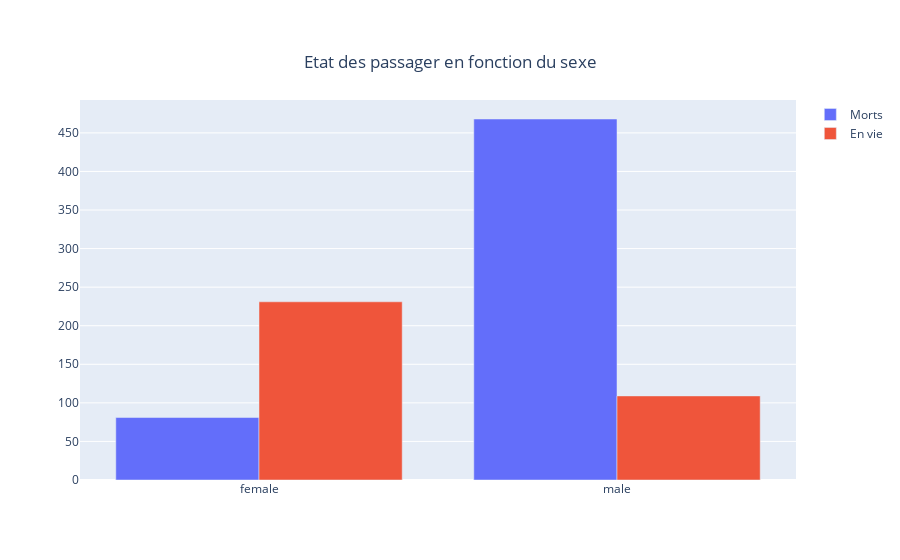

The notebook cell saved with this chart:
### Code cell
labels1 = train.Sex[train.Survived == 0].groupby(train.Sex).count().index
labels2 = train.Sex[train.Survived == 1].groupby(train.Sex).count().index
values1 = train.Sex[train.Survived == 0].groupby(train.Sex).count().values
values2 = train.Sex[train.Survived == 1].groupby(train.Sex).count().values

fig1 = go.Figure(data=[
    go.Bar(name='Morts', x=labels1, y=values1),
    go.Bar(name='En vie', x=labels2, y=values2)
])

title = "Etat des passager en fonction du sexe"
# Change the bar mode
fig1.update_layout(title={'text' : title, 'y':0.9, 'x':0.5, 'xanchor': 'center', 'yanchor': 'top'}, barmode='group')
fig1.show()

### Figure 1 — Plotly figure (JSON) as saved in the notebook; plotly's stock layout.template omitted (floating-point values rounded to 4 significant figures)
{"data": [{"name": "Morts", "type": "bar", "x": ["female", "male"], "y": [81, 468]}, {"name": "En vie", "type": "bar", "x": ["female", "male"], "y": [231, 109]}], "layout": {"barmode": "group", "title": {"text": "Etat des passager en fonction du sexe", "x": 0.5, "xanchor": "center", "y": 0.9, "yanchor": "top"}}}
